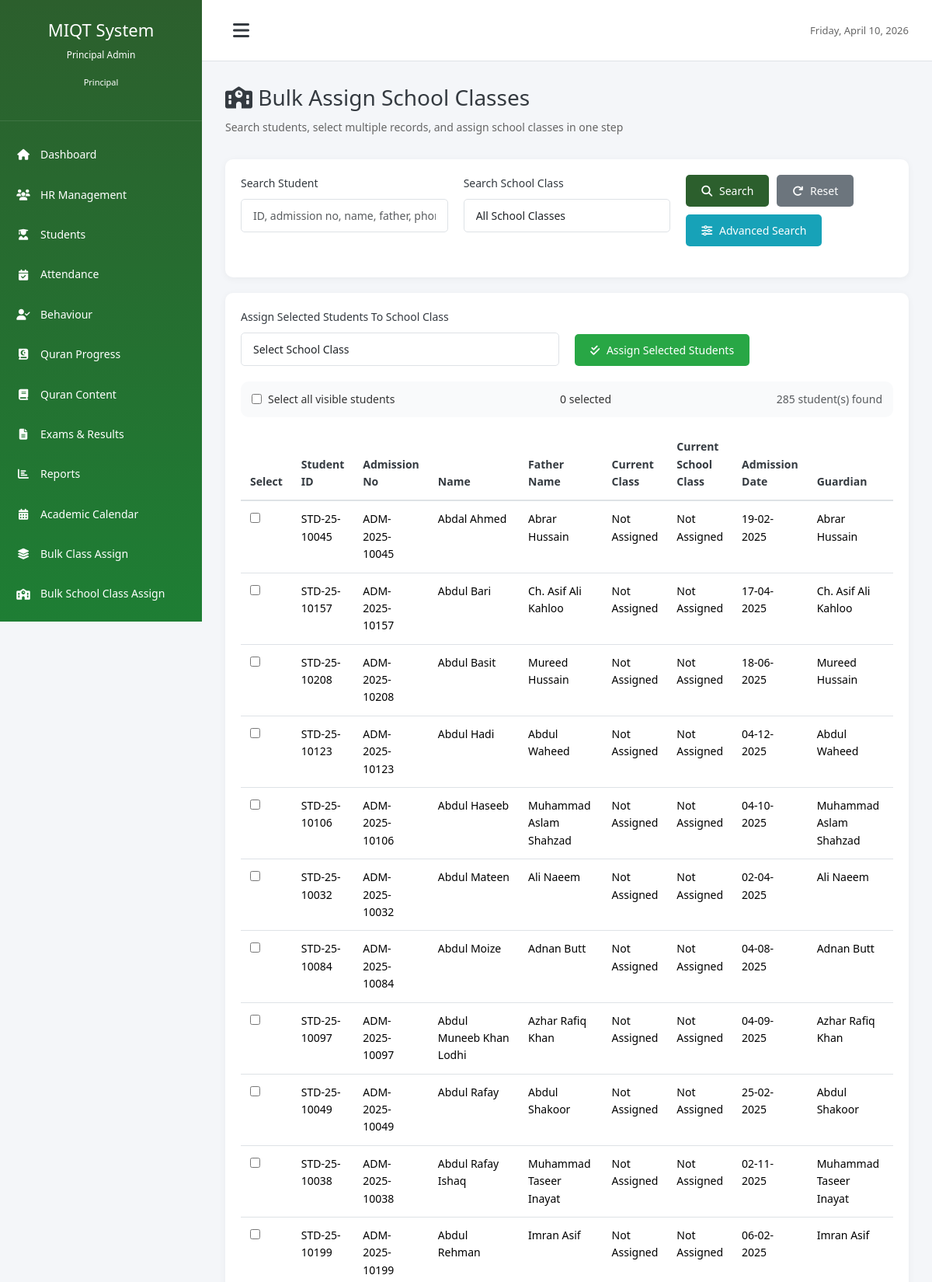
Page /modules/students/bulk_assign_school_classes.php (signed in, upper part) on the committed database.
### tables this page shows
CREATE TABLE `students` (
  `id` int(11) NOT NULL,
  `user_id` int(11) DEFAULT NULL,
  `student_id` varchar(50) NOT NULL,
  `admission_no` varchar(50) NOT NULL,
  `first_name` varchar(100) NOT NULL,
  `last_name` varchar(100) NOT NULL,
  `father_name` varchar(100) NOT NULL,
  `cnic_bform` varchar(20) DEFAULT NULL,
  `date_of_birth` date NOT NULL,
  `gender` enum('male','female') NOT NULL,
  `student_type` varchar(255) DEFAULT NULL,
  `class_id` int(11) DEFAULT NULL,
  `admission_date` date NOT NULL,
  `phone` varchar(20) DEFAULT NULL,
  `guardian_phone` varchar(20) NOT NULL,
  `guardian_name` varchar(100) NOT NULL,
  `address` text DEFAULT NULL,
  `city` varchar(100) DEFAULT NULL,
  `previous_education` text DEFAULT NULL,
  `medical_info` text DEFAULT NULL,
  `status` enum('active','inactive','graduated','left','alumni','expelled') DEFAULT 'active',
  `photo` varchar(255) DEFAULT NULL,
  `created_at` timestamp NOT NULL DEFAULT current_timestamp(),
  `updated_at` timestamp NOT NULL DEFAULT current_timestamp() ON UPDATE current_timestamp(),
  `mother_name` varchar(100) DEFAULT NULL,
  `date_of_admission` date DEFAULT NULL,
  `date_of_leaving` date DEFAULT NULL,
  `reason_of_leaving` text DEFAULT NULL,
  `father_profession` varchar(100) DEFAULT NULL,
  `father_cnic` varchar(20) DEFAULT NULL,
  `admission_challan_no` varchar(50) DEFAULT NULL,
  `guardian_phone_2` varchar(20) DEFAULT NULL,
  `whatsapp_no` varchar(20) DEFAULT NULL,
  `previous_result_card` varchar(255) DEFAULT NULL,
  `total_marks` int(11) DEFAULT NULL,
  `obtained_marks` int(11) DEFAULT NULL,
  `class_status` enum('pass','fail') DEFAULT NULL,
  `previous_school_class` varchar(100) DEFAULT NULL,
  `current_school_class` varchar(100) DEFAULT NULL
);

### includes/functions.php (called while the page is built, shortened)
<?php
function formatDate($date, $format = DISPLAY_DATE_FORMAT) {
    return date($format, strtotime($date));
}
?>

### modules/students/bulk_assign_school_classes.php (the view, shortened to what this page needs)
<?php
require_once '../../config/database.php';
require_once '../../includes/functions.php';
$search = isset($_GET['search']) ? trim(sanitize($_GET['search'])) : '';
$whereParts = ['1=1'];
$params = [];
$whereSql = 'WHERE ' . implode(' AND ', $whereParts);
$sql = "SELECT s.*, c.class_name, csc.class_name AS current_school_class_name
        FROM students s
        LEFT JOIN classes c ON c.id = s.class_id
        LEFT JOIN classes csc ON csc.id = s.current_school_class
        $whereSql
        ORDER BY
            CASE WHEN s.current_school_class IS NULL THEN 0 ELSE 1 END,
            csc.class_name ASC,
            s.first_name ASC,
            s.last_name ASC,
            s.id DESC";
$stmt = $db->prepare($sql);
$stmt->execute($params);
$students = $stmt->fetchAll();
require_once '../../includes/header.php';
?>
<div class="page-header">
    <h1 class="page-title"><i class="fas fa-school"></i> Bulk Assign School Classes</h1>
    <p class="subtitle">Search students, select multiple records, and assign school classes in one step</p>
</div>
<div class="dashboard-card mb-20">
    <div class="card-body">
        <form method="GET" action="">
            <div class="form-row">
                <div class="form-group">
                    <label for="search">Search Student</label>
                    <input type="text" name="search" id="search" class="form-control"
                           placeholder="ID, admission no, name, father, phone, city"
                           value="<?php echo htmlspecialchars($search); ?>">
                </div>
                <div class="form-group">
                    <label for="current_school_class">Search School Class</label>
                    <select name="current_school_class" id="current_school_class" class="form-control">
                        <option value="">All School Classes</option>
                    </select>
                </div>
                <div class="form-group bulk-assign-actions">
                    <button type="submit" class="btn btn-primary">
                        <i class="fas fa-search"></i> Search
                    </button>
                    <a href="bulk_assign_school_classes.php" class="btn btn-secondary">
                        <i class="fas fa-redo"></i> Reset
                    </a>
                    <button type="button" id="toggleAdvancedSearch" class="btn btn-info">
                        <i class="fas fa-sliders-h"></i> Advanced Search
                    </button>
                </div>
            </div>
        </form>
    </div>
</div>
<div class="dashboard-card mb-20">
    <div class="card-body">
        <form method="POST" action="">
            <div class="form-row">
                <div class="form-group">
                    <label for="assign_school_class_id">Assign Selected Students To School Class</label>
                    <select name="assign_school_class_id" id="assign_school_class_id" class="form-control" required>
                        <option value="">Select School Class</option>
                    </select>
                </div>
                <div class="form-group bulk-assign-actions">
                    <button type="submit" name="assign_school_class_bulk" class="btn btn-success">
                        <i class="fas fa-check-double"></i> Assign Selected Students
                    </button>
                </div>
            </div>
            <div class="bulk-selection-toolbar">
                <label class="checkbox-label">
                    <input type="checkbox" id="selectAllStudents">
                    Select all visible students
                </label>
                <span id="selectedCount">0 selected</span>
                <span class="text-muted"><?php echo count($students); ?> student(s) found</span>
            </div>
            <div class="table-responsive">
                <table class="table">
                    <thead>
                        <tr>
                            <th>Select</th>
                            <th>Student ID</th>
                            <th>Admission No</th>
                            <th>Name</th>
                            <th>Father Name</th>
                            <th>Current Class</th>
                            <th>Current School Class</th>
                            <th>Admission Date</th>
                            <th>Guardian</th>
                            <th>Phone</th>
                        </tr>
                    </thead>
                    <tbody>
                        <?php if (empty($students)): ?>
                        <tr>
                            <td colspan="11" class="text-center text-muted">No students found for the current filters.</td>
                        </tr>
                        <?php else: ?>
                        <?php foreach ($students as $student): ?>
                        <tr>
                            <td>
                                <input type="checkbox" class="student-checkbox" name="selected_students[]"
                                       value="<?php echo (int) $student['id']; ?>">
                            </td>
                            <td><?php echo htmlspecialchars($student['student_id'] ?? ''); ?></td>
                            <td><?php echo htmlspecialchars($student['admission_no'] ?? ''); ?></td>
                            <td><?php echo htmlspecialchars(trim(($student['first_name'] ?? '') . ' ' . ($student['last_name'] ?? ''))); ?></td>
                            <td><?php echo htmlspecialchars($student['father_name'] ?? ''); ?></td>
                            <td><?php echo htmlspecialchars($student['class_name'] ?? 'Not Assigned'); ?></td>
                            <td><?php echo htmlspecialchars($student['current_school_class_name'] ?? 'Not Assigned'); ?></td>
                            <td><?php echo !empty($student['admission_date']) ? formatDate($student['admission_date']) : 'Empty'; ?></td>
                            <td><?php echo htmlspecialchars($student['guardian_name'] ?? ''); ?></td>
                            <td><?php echo htmlspecialchars($student['guardian_phone'] ?: ($student['phone'] ?? '')); ?></td>
                        </tr>
                        <?php endforeach; ?>
                        <?php endif; ?>
                    </tbody>
                </table>
            </div>
        </form>
    </div>
</div>
<?php require_once '../../includes/footer.php'; ?>

### assets/css/style.css (style rules this page uses)
* { margin: 0; padding: 0; box-sizing: border-box; }
:root { --primary-color: #2c5f2d; --secondary-color: #1e7e34; --success-color: #28a745; --danger-color: #dc3545; --warning-color: #ffc107; --info-color: #17a2b8; --light-color: #f8f9fa; --dark-color: #343a40; --border-color: #dee2e6; --sidebar-width: 260px; --sidebar-collapsed-width: 72px; }
body { font-family: 'Jameel Noori Nastaleeq', 'Segoe UI', Tahoma, Geneva, Verdana, sans-serif; font-size: 14px; line-height: 1.6; color: #333; background-color: #f4f6f9; }
[dir="rtl"], .urdu-text, .arabic-text, th, td, .progress-table th, .progress-table td, table th, table td { font-family: 'Jameel Noori Nastaleeq', 'Segoe UI', Tahoma, Geneva, Verdana, sans-serif; }
* { font-variant-ligatures: normal; text-rendering: optimizeLegibility; }
.page-title { font-size: 28px; margin-bottom: 10px; color: var(--dark-color); }
.subtitle { font-size: 14px; color: #666; margin-bottom: 30px; }
.dashboard-card { background: white; border-radius: 10px; box-shadow: 0 2px 10px rgba(0,0,0,0.05); overflow: hidden; }
.card-body { padding: 20px; }
.form-group { margin-bottom: 20px; }
.form-group label { display: block; margin-bottom: 8px; font-weight: 500; color: var(--dark-color); }
.form-control { width: 100%; padding: 10px 15px; border: 1px solid var(--border-color); border-radius: 5px; font-size: 14px; transition: border-color 0.3s; }
.form-row { display: grid; grid-template-columns: repeat(auto-fit, minmax(250px, 1fr)); gap: 20px; }
select.form-control { cursor: pointer; }
.btn { display: inline-block; padding: 10px 20px; border: none; border-radius: 5px; font-size: 14px; cursor: pointer; text-decoration: none; transition: all 0.3s; text-align: center; }
.btn-primary { background: var(--primary-color); color: white; }
.btn-success { background: var(--success-color); color: white; }
.btn-info { background: var(--info-color); color: white; }
.btn-secondary { background: #6c757d; color: white; }
.btn i { margin-right: 5px; }
.table { width: 100%; border-collapse: collapse; }
.table thead { background: #f8f9fa; }
.table th { padding: 12px; text-align: left; font-weight: 600; color: var(--dark-color); border-bottom: 2px solid var(--border-color); }
.table td { padding: 12px; border-bottom: 1px solid var(--border-color); }
.text-muted { color: #999; }
.mb-20 { margin-bottom: 20px; }

### modules/students/bulk_assign_school_classes.php (style rules this page uses)
.checkbox-label { display: flex; align-items: center; gap: 8px; font-weight: 500; }
.bulk-assign-actions { display: flex; align-items: flex-end; gap: 10px; flex-wrap: wrap; }
.bulk-selection-toolbar { display: flex; justify-content: space-between; align-items: center; gap: 12px; margin-bottom: 15px; padding: 12px 14px; border-radius: 10px; background: #f9fafb; }

### rows in the picture
students: student "STD-25-10045", admission_no "ADM-2025-10045", first_name+last_name "Abdal Ahmed", father_name "Abrar Hussain", class_name "Not Assigned", current_school_class_name "Not Assigned", admission_date "19-02-2025", guardian_name "Abrar Hussain"
students: student "STD-25-10157", admission_no "ADM-2025-10157", first_name+last_name "Abdul Bari", father_name "Ch. Asif Ali Kahloo", class_name "Not Assigned", current_school_class_name "Not Assigned", admission_date "17-04-2025", guardian_name "Ch. Asif Ali Kahloo"
students: student "STD-25-10208", admission_no "ADM-2025-10208", first_name+last_name "Abdul Basit", father_name "Mureed Hussain", class_name "Not Assigned", current_school_class_name "Not Assigned", admission_date "18-06-2025", guardian_name "Mureed Hussain"
students: student "STD-25-10123", admission_no "ADM-2025-10123", first_name+last_name "Abdul Hadi", father_name "Abdul Waheed", class_name "Not Assigned", current_school_class_name "Not Assigned", admission_date "04-12-2025", guardian_name "Abdul Waheed"
students: student "STD-25-10106", admission_no "ADM-2025-10106", first_name+last_name "Abdul Haseeb", father_name "Muhammad Aslam Shahzad", class_name "Not Assigned", current_school_class_name "Not Assigned", admission_date "04-10-2025", guardian_name "Muhammad Aslam Shahzad"
students: student "STD-25-10032", admission_no "ADM-2025-10032", first_name+last_name "Abdul Mateen", father_name "Ali Naeem", class_name "Not Assigned", current_school_class_name "Not Assigned", admission_date "02-04-2025", guardian_name "Ali Naeem"
students: student "STD-25-10084", admission_no "ADM-2025-10084", first_name+last_name "Abdul Moize", father_name "Adnan Butt", class_name "Not Assigned", current_school_class_name "Not Assigned", admission_date "04-08-2025", guardian_name "Adnan Butt"
students: student "STD-25-10097", admission_no "ADM-2025-10097", first_name+last_name "Abdul Muneeb Khan Lodhi", father_name "Azhar Rafiq Khan", class_name "Not Assigned", current_school_class_name "Not Assigned", admission_date "04-09-2025", guardian_name "Azhar Rafiq Khan"
students: student "STD-25-10049", admission_no "ADM-2025-10049", first_name+last_name "Abdul Rafay", father_name "Abdul Shakoor", class_name "Not Assigned", current_school_class_name "Not Assigned", admission_date "25-02-2025", guardian_name "Abdul Shakoor"
students: student "STD-25-10038", admission_no "ADM-2025-10038", first_name+last_name "Abdul Rafay Ishaq", father_name "Muhammad Taseer Inayat", class_name "Not Assigned", current_school_class_name "Not Assigned", admission_date "02-11-2025", guardian_name "Muhammad Taseer Inayat"
students: student "STD-25-10199", admission_no "ADM-2025-10199", first_name+last_name "Abdul Rehman", father_name "Imran Asif", class_name "Not Assigned", current_school_class_name "Not Assigned", admission_date "06-02-2025", guardian_name "Imran Asif"

### other values in the picture
getUserName() "Principal Admin"
str_replace('_', ' ', getUserRole()) "Principal"
count($students) "285"
